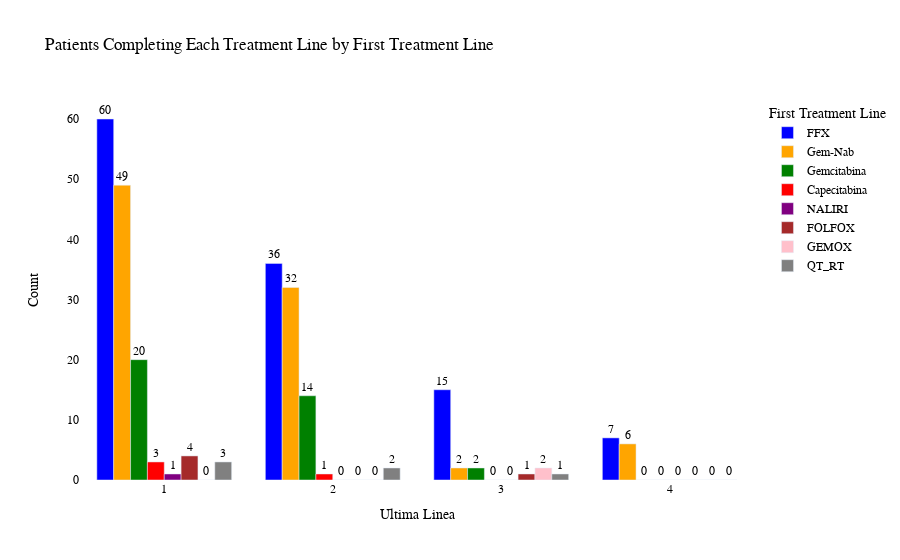

The cell this chart's notebook holds for it:
### Code cell
import plotly.graph_objects as go

# Mapping for the first treatment line labels (adjust as per your data)
first_line_labels = {
    1: 'FFX', 2: 'Gem-Nab', 3: 'Gemcitabina', 4: 'Capecitabina',
    5: 'FOLFIRI', 6: 'NALIRI', 7: 'FOLFOX', 8: 'CAPOX',
    9: 'GEMOX', 10: 'PEMBRO', 11: 'QT_RT', 12: 'Otro', 13: 'NA'
}

# Group by 'ultima_linea' and the first treatment line (assuming it's in a column like '1L_Esquema')
line_counts = df.groupby(['ultima_linea', '1L_Esquema']).size().unstack(fill_value=0)

fig = go.Figure()

# Calculate total sums for annotations
total_sums = line_counts.sum(axis=1)

# Add a bar to the figure for each first treatment line
for idx, line in enumerate(line_counts.columns):
    line_label = first_line_labels.get(line, f"Line {line}")  # Get the label for the line
    fig.add_trace(go.Bar(
        x=line_counts.index,
        y=line_counts[line],
        name=line_label,
        text=line_counts[line],
        textposition='outside',  # Move text outside bars
        marker_color=colors[idx % len(colors)]  # Use the same color palette
    ))

# Update layout for better clarity and styling
fig.update_layout(
    title="Patients Completing Each Treatment Line by First Treatment Line",
    xaxis_title="Ultima Linea",
    yaxis_title="Count",
    xaxis={'categoryorder':'category ascending'},
    legend_title_text='First Treatment Line',
    plot_bgcolor='white',  # Set background to white for a cleaner look
    font=dict(
        family="Arial, sans-serif",
        size=12,
        color="black"
    ),
    legend=dict(
        font=dict(
            family="Arial, sans-serif",
            size=12,
            color="black"
        )
    )
)

# Improve y-axis labels
fig.update_yaxes(
    title_standoff = 25
)

fig.show()

### Figure 1 — Plotly figure (JSON) as saved in the notebook; plotly's stock layout.template omitted (floating-point values rounded to 4 significant figures)
{"data": [{"marker": {"color": "blue"}, "name": "FFX", "text": [60.0, 36.0, 15.0, 7.0], "textposition": "outside", "x": [1, 2, 3, 4], "y": [60, 36, 15, 7], "type": "bar"}, {"marker": {"color": "orange"}, "name": "Gem-Nab", "text": [49.0, 32.0, 2.0, 6.0], "textposition": "outside", "x": [1, 2, 3, 4], "y": [49, 32, 2, 6], "type": "bar"}, {"marker": {"color": "green"}, "name": "Gemcitabina", "text": [20.0, 14.0, 2.0, 0.0], "textposition": "outside", "x": [1, 2, 3, 4], "y": [20, 14, 2, 0], "type": "bar"}, {"marker": {"color": "red"}, "name": "Capecitabina", "text": [3.0, 1.0, 0.0, 0.0], "textposition": "outside", "x": [1, 2, 3, 4], "y": [3, 1, 0, 0], "type": "bar"}, {"marker": {"color": "purple"}, "name": "NALIRI", "text": [1.0, 0.0, 0.0, 0.0], "textposition": "outside", "x": [1, 2, 3, 4], "y": [1, 0, 0, 0], "type": "bar"}, {"marker": {"color": "brown"}, "name": "FOLFOX", "text": [4.0, 0.0, 1.0, 0.0], "textposition": "outside", "x": [1, 2, 3, 4], "y": [4, 0, 1, 0], "type": "bar"}, {"marker": {"color": "pink"}, "name": "GEMOX", "text": [0.0, 0.0, 2.0, 0.0], "textposition": "outside", "x": [1, 2, 3, 4], "y": [0, 0, 2, 0], "type": "bar"}, {"marker": {"color": "gray"}, "name": "QT_RT", "text": [3.0, 2.0, 1.0, 0.0], "textposition": "outside", "x": [1, 2, 3, 4], "y": [3, 2, 1, 0], "type": "bar"}], "layout": {"xaxis": {"title": {"text": "Ultima Linea"}, "categoryorder": "category ascending"}, "legend": {"title": {"text": "First Treatment Line"}, "font": {"family": "Arial, sans-serif", "size": 12, "color": "black"}}, "font": {"family": "Arial, sans-serif", "size": 12, "color": "black"}, "title": {"text": "Patients Completing Each Treatment Line by First Treatment Line"}, "yaxis": {"title": {"text": "Count", "standoff": 25}}, "plot_bgcolor": "white"}}
